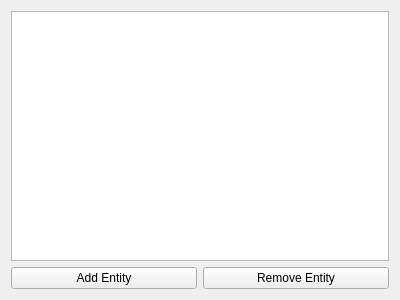
<?xml version="1.0" encoding="UTF-8"?>
<ui version="4.0">
 <class>Hierarchy</class>
 <widget class="QWidget" name="Hierarchy">
  <property name="geometry">
   <rect>
    <x>0</x>
    <y>0</y>
    <width>400</width>
    <height>300</height>
   </rect>
  </property>
  <property name="windowTitle">
   <string>Form</string>
  </property>
  <layout class="QVBoxLayout" name="verticalLayout">
   <item>
    <widget class="QListWidget" name="listWidget"/>
   </item>
   <item>
    <layout class="QHBoxLayout" name="horizontalLayout">
     <item>
      <widget class="QPushButton" name="AddEntity">
       <property name="text">
        <string>Add Entity</string>
       </property>
      </widget>
     </item>
     <item>
      <widget class="QPushButton" name="RemoveEntity">
       <property name="text">
        <string>Remove Entity</string>
       </property>
      </widget>
     </item>
    </layout>
   </item>
  </layout>
 </widget>
 <resources/>
 <connections/>
</ui>
